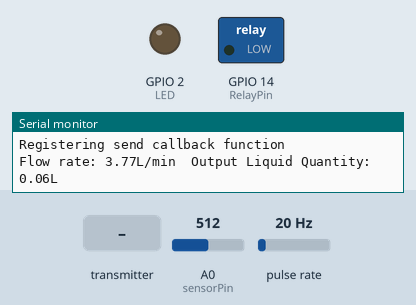
A sketch run on a simulated ESP8266 (NodeMCU). Parts: switched loads named in the sketch (green lamp = pin HIGH), output pins drawn as LEDs (lit = HIGH), the last lines printed to the serial monitor. Wiring (inferred from the names in the program): pulse sensor: data GPIO 13. The test bench sets the inputs (shaded band); at power-on: A0 (sensorPin) = 512, pulse rate 20 Hz. Storage starts empty.

Above: at 1.3 s.
1.4 s: A0 (sensorPin) set to 449
4.4 s: A0 (sensorPin) set to 424
At 7.3 s:
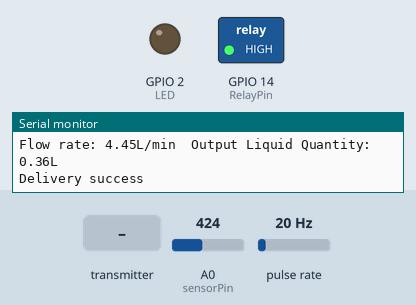
7.4 s: the transmitter starts sending offsite1 = 0
At 10.3 s:
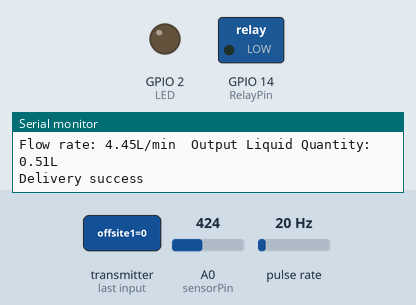
10.4 s: the transmitter starts sending offsite7 = 25
At 13.3 s:
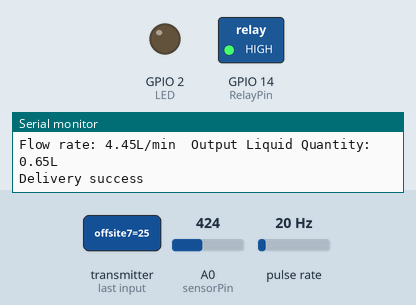
13.4 s: the transmitter starts sending offsite7 = 0
At 17.0 s:
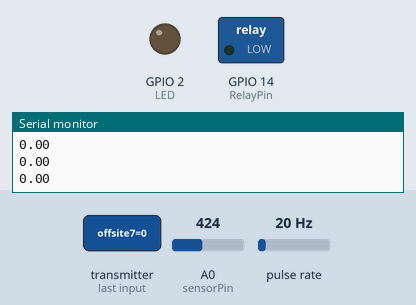
Timing chart, 0 to 17.4 s (numbered marks = the images above; inputs shaded):
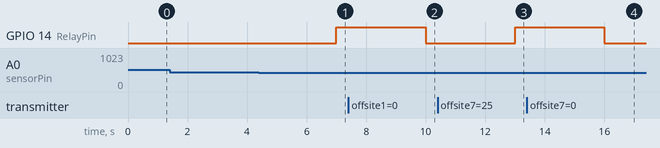

The sketch:

KOAGULAN.ino
```cpp
/**
  ESP-NOW
  Sender developed by hanif
*/

#include <Arduino.h>
#include <ESP8266WiFi.h>
#include <espnow.h>
#include <SPI.h>
#include <Wire.h>
#include <EEPROM.h>
#include <FS.h>
#include "DFRobot_PH.h"
int LED = 2;      // Assign LED1 to pin GPIO2
#define flowpin 13
#define sensorPin A0
#define RelayPin 14
int address = 50;
DFRobot_PH ph;
int read_value = 0;
float regresi = 0, a = 0, b = 0, c = 0;
float offsite1back = 1, offsite2back = 1, offsite3back = 1, offsite4back = 1, offsite5back = 1, offsite6back = 1, offsite7back = 1;
float voltage, sensorValue, pH, phValue, phRe, temperature = 25, phb1 = 7.00, phb2 = 10.01, phv1 = 496, phv2 = 333;
uint8_t MACmaster[] = {0x94, 0xb5, 0x55, 0x18, 0x53, 0x74};//94:B5:55:18:53:74
unsigned int readingId = 0;
int BOARD_ID = 4;//BOARD ID>>>>>>>>>>>>
typedef struct epal { // data isinya PH debit dan status dosing
  int id;
  float ph1;
  int valve1;
  int valve1a;
  float flow1;

  float do2;
  float suhu2;
  int dosing3;
  float ph3;
  float flow3;

  int dosing4;
  float ph4;

  int dosing5;
  int dosing5a;

  int level6;
  int level7;
  int level8;
  int level9;
} epal;
epal myepal;

typedef struct feedbackepal { // data isinya PH debit dan status dosing
  float offsite1;
  float offsite2;
  float offsite3;
  float offsite4;
  float offsite5;
  float offsite6;
  float offsite7;
} feedbackepal;
feedbackepal myfeedbackepal;

long currentMillis = 0;
long previousMillis = 0;
long previousMillis2 = 0;
long previousMillis3 = 0;
int interval = 1000;
boolean ledState = LOW;
float calibrationFactor = 4.5;
volatile byte pulseCount;
byte pulse1Sec = 0;
float flowRate;
unsigned long flowMilliLitres;
unsigned int totalMilliLitres;
float flowLitres;
float totalLitres;
float totalflowfloat;
String totalflow;
int h;

void onSent(uint8_t *mac1, uint8_t sendStatus) {
  int i;
  if (sendStatus == 0) {
    Serial.println("Delivery success");
    digitalWrite(LED, LOW);
    i = 0;
  }
  else {
    Serial.println("Delivery fail");
    digitalWrite(LED, HIGH);
  }
} void OnRecv(uint8_t * mac, uint8_t *data_feedbackepal, uint8_t len) {
  memcpy(&myfeedbackepal, data_feedbackepal , sizeof(myfeedbackepal));
  Serial.print("Bytes received: ");
  Serial.println(len);
  offsite1back = myfeedbackepal.offsite1;
  offsite2back = myfeedbackepal.offsite2;
  offsite3back = myfeedbackepal.offsite3;
  offsite4back = myfeedbackepal.offsite4;
  offsite5back = myfeedbackepal.offsite5;
  offsite6back = myfeedbackepal.offsite6;
  offsite7back = myfeedbackepal.offsite7;
  Serial.println(offsite1back);
  Serial.println(offsite2back);
  Serial.println(offsite3back);
  Serial.println(offsite4back);
  Serial.println(offsite5back);
  Serial.println(offsite6back);
  Serial.println(offsite7back);
}

void IRAM_ATTR pulseCounter()
{
  pulseCount++;
}

void setup() {
  Serial.begin(115200);
  if (!SPIFFS.begin()) {
    Serial.println("An Error has occurred while mounting SPIFFS");
    return;
  } else {
    Serial.println("SPIFFS oke");
  }
  pinMode(LED, OUTPUT);
  WiFi.mode(WIFI_STA);
  // Get Mac Add
  Serial.print("Mac Address: ");
  Serial.print(WiFi.macAddress());
  Serial.println("ESP-Now Sender");
  pinMode(flowpin, INPUT_PULLUP);
  pinMode(RelayPin, OUTPUT);
  pulseCount = 0;
  flowRate = 0.0;
  flowLitres = 0;
  //totalflowfloat = 1;

  totalflowfloat = readFile(SPIFFS, "/nilaiflow.txt").toFloat();
  // Initializing the ESP-NOW
  if (esp_now_init() != 0) {
    Serial.println("Problem during ESP-NOW init");
    return;
  }
  delay(1); // This delay seems to make it work more reliably???
  delay(100);
  Serial.print("TOTAL FLOW =");
  Serial.println(totalflowfloat);
  previousMillis = 0;
  esp_now_set_self_role(ESP_NOW_ROLE_COMBO);
  Serial.println("Registering a peer");
  esp_now_add_peer(MACmaster, ESP_NOW_ROLE_COMBO, 1, NULL, 0);
  Serial.println("Registering send callback function");
  esp_now_register_send_cb(onSent);
  esp_now_register_recv_cb(OnRecv);
  attachInterrupt(digitalPinToInterrupt(flowpin), pulseCounter, FALLING);
}

void loop() {
  currentMillis = millis();
  if (currentMillis - previousMillis > 1000)
  {
    pulse1Sec = pulseCount;
    pulseCount = 0;
    flowRate = ((1000.0 / (millis() - previousMillis)) * pulse1Sec) / calibrationFactor;
    previousMillis = millis();
    flowLitres = (flowRate / 60);
    totalflowfloat += flowLitres;
    totalflow = String(totalflowfloat);
    totalLitres = totalflowfloat / offsite2back;

    // Print the flow rate for this second in litres / minute
    Serial.print("Flow rate: ");
    Serial.print(float(flowRate));  // Print the integer part of the variable
    Serial.print("L/min");
    Serial.print("\t");       // Print tab space
    // Print the cumulative total of litres flowed since starting
    Serial.print("Output Liquid Quantity: ");
    Serial.print(totalflow);
    Serial.println("L");
  }

  if (currentMillis - previousMillis3 >= 3000) {
    previousMillis3 = currentMillis;
    Get_pH();
    writeFile(SPIFFS, "/nilaiflow.txt", totalflow.c_str());
    myepal.id = BOARD_ID;
    myepal.ph1 = 0;
    myepal.valve1 = 0;
    myepal.valve1a = 0;
    myepal.flow1 = 0;
    myepal.do2 = 0;
    myepal.suhu2 = 0;
    myepal.dosing3 = 0;
    myepal.ph3 = 0;
    myepal.flow3 = totalLitres ;
    myepal.dosing4 = h;
    myepal.ph4 = pH;
    myepal.dosing5 = 0;
    myepal.dosing5a = 0;
    myepal.level6 = 0;
    myepal.level7 = 0;
    myepal.level8 = 0;
    myepal.level9 = 0;
    Serial.println("Send a new message");
    esp_now_send(MACmaster, (uint8_t *) &myepal, sizeof(myepal));
  }
}

void Get_pH()
{
  int currentValue = 0;
  for (int i = 0; i < 10; i++)
  {
    currentValue += analogRead(sensorPin);
    delay(100);
  }
  sensorValue = (currentValue / 10);
  float m = (phb2 - phb1) / (phv2 - phv1);
  Serial.println(m);
  float c = phb2 - (m * phv2);
  Serial.println(c);
  pH = ((m * sensorValue) + c) * offsite7back;
  Serial.print("v:");
  Serial.println(sensorValue);
  Serial.println(pH);

  if (pH > 8) {
    digitalWrite(RelayPin, HIGH);
    Serial.println("lebih dari 8");
    h = 1;
  }
  else {
    digitalWrite(RelayPin, LOW);
    Serial.println("kurang dari 8");
    h = 0;
  }
}
String readFile(fs::FS & fs, const char * path) {
  Serial.printf("Reading file: %s\r\n", path);
  File file = fs.open(path, "r");
  if (!file || file.isDirectory()) {
    Serial.println("- empty file or failed to open file");
    return String();
  }
  Serial.println("- read from file:");
  String fileContent;
  while (file.available()) {
    fileContent += String((char)file.read());
  }
  Serial.println(fileContent);
  return fileContent;
  file.close();
}

void writeFile(fs::FS & fs, const char * path, const char * message) {
  Serial.printf("Writing file: %s\r\n", path);
  File file = fs.open(path, "w");
  if (!file) {
    Serial.println("- failed to open file for writing");
    return;
  }
  if (file.print(message)) {
    Serial.println("- file written");
  } else {
    Serial.println("- write failed");
  }
  file.close();
}
```

Measured:
- the behaviour switches between 442 and 441 on A0 (sensorPin) (found by bisection; images 0 and 1)
- after the input at 4.4 s, GPIO 14 (RelayPin): LOW → HIGH after 2.6 s
- after the input at 7.4 s, GPIO 14 (RelayPin): HIGH → LOW after 2.6 s
- after the input at 10.4 s, GPIO 14 (RelayPin): LOW → HIGH after 2.6 s
- after the input at 13.4 s, GPIO 14 (RelayPin): HIGH → LOW after 2.6 s
